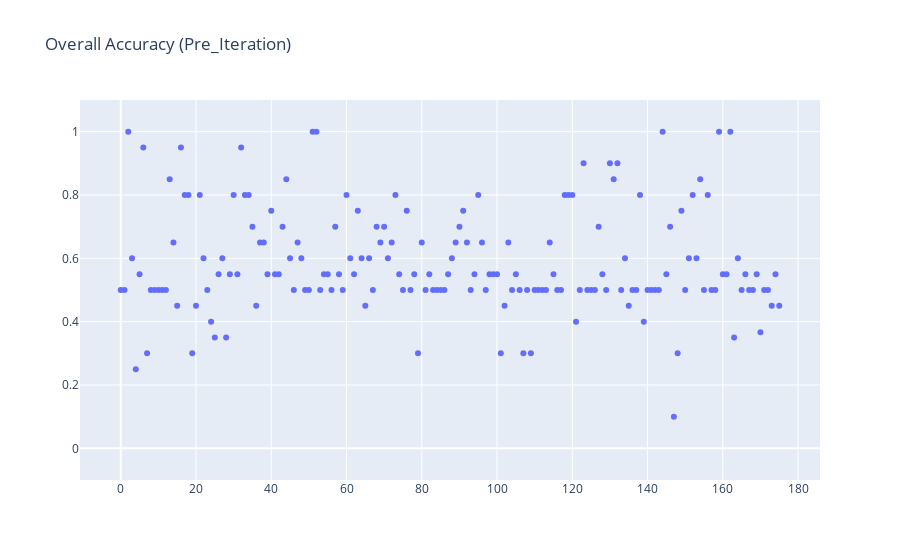

Notebook code cell kept with this figure:
### Code cell
scatter(np.arange(len(accuracies)), accuracies, title="Overall Accuracy (Pre_Iteration)",range_y=[-0.1,1.1])

### Figure 1 — Plotly figure (JSON) as saved in the notebook; plotly's stock layout.template omitted (floating-point values rounded to 4 significant figures; data arrays with more than 128 entries replaced by an {"elided": "..."} marker saying what was removed)
{"data": [{"hovertemplate": "=%{y}<extra></extra>", "legendgroup": "", "marker": {"color": "#636efa", "symbol": "circle"}, "mode": "markers", "name": "", "orientation": "v", "showlegend": false, "type": "scatter", "x": {"elided": "176 int values"}, "xaxis": "x", "y": {"elided": "176 float values"}, "yaxis": "y"}], "layout": {"legend": {"tracegroupgap": 0}, "title": {"text": "Overall Accuracy (Pre_Iteration)"}, "xaxis": {"anchor": "y", "domain": [0, 1], "title": {"text": ""}}, "yaxis": {"anchor": "x", "domain": [0, 1], "range": [-0.1, 1.1], "title": {"text": ""}}}}
